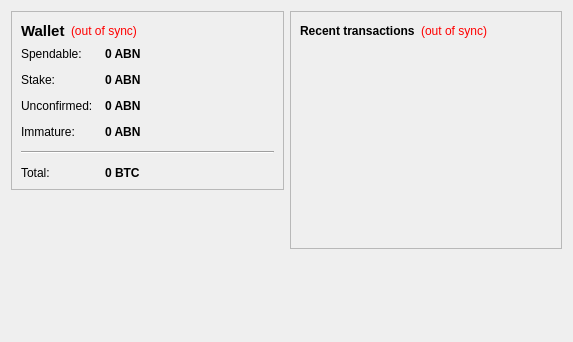
<?xml version="1.0" encoding="UTF-8"?>
<ui version="4.0">
 <class>OverviewPage</class>
 <widget class="QWidget" name="OverviewPage">
  <property name="geometry">
   <rect>
    <x>0</x>
    <y>0</y>
    <width>573</width>
    <height>342</height>
   </rect>
  </property>
  <property name="windowTitle">
   <string>Form</string>
  </property>
  <layout class="QHBoxLayout" name="horizontalLayout" stretch="1,1">
   <item>
    <layout class="QVBoxLayout" name="verticalLayout_2">
     <item>
      <widget class="QFrame" name="frame">
       <property name="frameShape">
        <enum>QFrame::StyledPanel</enum>
       </property>
       <property name="frameShadow">
        <enum>QFrame::Raised</enum>
       </property>
       <layout class="QVBoxLayout" name="verticalLayout_4">
        <item>
         <layout class="QHBoxLayout" name="horizontalLayout_4">
          <item>
           <widget class="QLabel" name="label_5">
            <property name="font">
             <font>
              <pointsize>11</pointsize>
              <weight>75</weight>
              <bold>true</bold>
             </font>
            </property>
            <property name="text">
             <string>Wallet</string>
            </property>
           </widget>
          </item>
          <item>
           <widget class="QLabel" name="labelWalletStatus">
            <property name="toolTip">
             <string>The displayed information may be out of date. Your wallet automatically synchronizes with the Abncoin network after a connection is established, but this process has not completed yet.</string>
            </property>
            <property name="styleSheet">
             <string notr="true">QLabel { color: red; }</string>
            </property>
            <property name="text">
             <string notr="true">(out of sync)</string>
            </property>
            <property name="alignment">
             <set>Qt::AlignLeading|Qt::AlignLeft|Qt::AlignVCenter</set>
            </property>
           </widget>
          </item>
          <item>
           <spacer name="horizontalSpacer_2">
            <property name="orientation">
             <enum>Qt::Horizontal</enum>
            </property>
            <property name="sizeHint" stdset="0">
             <size>
              <width>40</width>
              <height>20</height>
             </size>
            </property>
           </spacer>
          </item>
         </layout>
        </item>
        <item>
         <layout class="QFormLayout" name="formLayout_2">
          <property name="fieldGrowthPolicy">
           <enum>QFormLayout::AllNonFixedFieldsGrow</enum>
          </property>
          <property name="horizontalSpacing">
           <number>12</number>
          </property>
          <property name="verticalSpacing">
           <number>12</number>
          </property>
          <item row="0" column="0">
           <widget class="QLabel" name="label">
            <property name="text">
             <string>Spendable:</string>
            </property>
           </widget>
          </item>
          <item row="0" column="1">
           <widget class="QLabel" name="labelBalance">
            <property name="font">
             <font>
              <weight>75</weight>
              <bold>true</bold>
             </font>
            </property>
            <property name="cursor">
             <cursorShape>IBeamCursor</cursorShape>
            </property>
            <property name="toolTip">
             <string>Your current spendable balance</string>
            </property>
            <property name="text">
             <string notr="true">0 ABN</string>
            </property>
            <property name="textInteractionFlags">
             <set>Qt::LinksAccessibleByMouse|Qt::TextSelectableByKeyboard|Qt::TextSelectableByMouse</set>
            </property>
           </widget>
          </item>
          <item row="1" column="0">
           <widget class="QLabel" name="label_6">
            <property name="text">
             <string>Stake:</string>
            </property>
           </widget>
          </item>
          <item row="1" column="1">
           <widget class="QLabel" name="labelStake">
            <property name="font">
             <font>
              <weight>75</weight>
              <bold>true</bold>
             </font>
            </property>
            <property name="cursor">
             <cursorShape>IBeamCursor</cursorShape>
            </property>
            <property name="toolTip">
             <string>Total of coins that was staked, and do not yet count toward the current balance</string>
            </property>
            <property name="text">
             <string notr="true">0 ABN</string>
            </property>
            <property name="textInteractionFlags">
             <set>Qt::LinksAccessibleByMouse|Qt::TextSelectableByKeyboard|Qt::TextSelectableByMouse</set>
            </property>
           </widget>
          </item>
          <item row="2" column="0">
           <widget class="QLabel" name="label_3">
            <property name="text">
             <string>Unconfirmed:</string>
            </property>
           </widget>
          </item>
          <item row="2" column="1">
           <widget class="QLabel" name="labelUnconfirmed">
            <property name="font">
             <font>
              <weight>75</weight>
              <bold>true</bold>
             </font>
            </property>
            <property name="cursor">
             <cursorShape>IBeamCursor</cursorShape>
            </property>
            <property name="toolTip">
             <string>Total of transactions that have yet to be confirmed, and do not yet count toward the current balance</string>
            </property>
            <property name="text">
             <string notr="true">0 ABN</string>
            </property>
            <property name="textInteractionFlags">
             <set>Qt::LinksAccessibleByMouse|Qt::TextSelectableByKeyboard|Qt::TextSelectableByMouse</set>
            </property>
           </widget>
          </item>
          <item row="3" column="0">
           <widget class="QLabel" name="labelImmatureText">
            <property name="text">
             <string>Immature:</string>
            </property>
           </widget>
          </item>
          <item row="3" column="1">
           <widget class="QLabel" name="labelImmature">
            <property name="font">
             <font>
              <weight>75</weight>
              <bold>true</bold>
             </font>
            </property>
            <property name="toolTip">
             <string>Mined balance that has not yet matured</string>
            </property>
            <property name="text">
             <string notr="true">0 ABN</string>
            </property>
            <property name="textInteractionFlags">
             <set>Qt::LinksAccessibleByMouse|Qt::TextSelectableByKeyboard|Qt::TextSelectableByMouse</set>
            </property>
           </widget>
          </item>
          <item row="4" column="0" colspan="2">
           <widget class="Line" name="line">
            <property name="orientation">
             <enum>Qt::Horizontal</enum>
            </property>
           </widget>
          </item>
          <item row="5" column="0">
           <widget class="QLabel" name="labelTotalText">
            <property name="text">
             <string>Total:</string>
            </property>
           </widget>
          </item>
          <item row="5" column="1">
           <widget class="QLabel" name="labelTotal">
            <property name="font">
             <font>
              <weight>75</weight>
              <bold>true</bold>
             </font>
            </property>
            <property name="cursor">
             <cursorShape>IBeamCursor</cursorShape>
            </property>
            <property name="toolTip">
             <string>Your current total balance</string>
            </property>
            <property name="text">
             <string notr="true">0 BTC</string>
            </property>
            <property name="textInteractionFlags">
             <set>Qt::LinksAccessibleByMouse|Qt::TextSelectableByKeyboard|Qt::TextSelectableByMouse</set>
            </property>
           </widget>
          </item>
         </layout>
        </item>
       </layout>
      </widget>
     </item>
     <item>
      <spacer name="verticalSpacer">
       <property name="orientation">
        <enum>Qt::Vertical</enum>
       </property>
       <property name="sizeHint" stdset="0">
        <size>
         <width>20</width>
         <height>40</height>
        </size>
       </property>
      </spacer>
     </item>
    </layout>
   </item>
   <item>
    <layout class="QVBoxLayout" name="verticalLayout_3">
     <item>
      <widget class="QFrame" name="frame_2">
       <property name="frameShape">
        <enum>QFrame::StyledPanel</enum>
       </property>
       <property name="frameShadow">
        <enum>QFrame::Raised</enum>
       </property>
       <layout class="QVBoxLayout" name="verticalLayout">
        <item>
         <layout class="QHBoxLayout" name="horizontalLayout_2">
          <item>
           <widget class="QLabel" name="label_4">
            <property name="text">
             <string>&lt;b&gt;Recent transactions&lt;/b&gt;</string>
            </property>
           </widget>
          </item>
          <item>
           <widget class="QLabel" name="labelTransactionsStatus">
            <property name="toolTip">
             <string>The displayed information may be out of date. Your wallet automatically synchronizes with the Abncoin network after a connection is established, but this process has not completed yet.</string>
            </property>
            <property name="styleSheet">
             <string notr="true">QLabel { color: red; }</string>
            </property>
            <property name="text">
             <string notr="true">(out of sync)</string>
            </property>
            <property name="alignment">
             <set>Qt::AlignRight|Qt::AlignTrailing|Qt::AlignVCenter</set>
            </property>
           </widget>
          </item>
          <item>
           <spacer name="horizontalSpacer">
            <property name="orientation">
             <enum>Qt::Horizontal</enum>
            </property>
            <property name="sizeHint" stdset="0">
             <size>
              <width>40</width>
              <height>20</height>
             </size>
            </property>
           </spacer>
          </item>
         </layout>
        </item>
        <item>
         <widget class="QListView" name="listTransactions">
          <property name="styleSheet">
           <string notr="true">QListView { background: transparent; }</string>
          </property>
          <property name="frameShape">
           <enum>QFrame::NoFrame</enum>
          </property>
          <property name="verticalScrollBarPolicy">
           <enum>Qt::ScrollBarAlwaysOff</enum>
          </property>
          <property name="horizontalScrollBarPolicy">
           <enum>Qt::ScrollBarAlwaysOff</enum>
          </property>
          <property name="selectionMode">
           <enum>QAbstractItemView::NoSelection</enum>
          </property>
         </widget>
        </item>
       </layout>
      </widget>
     </item>
     <item>
      <spacer name="verticalSpacer_2">
       <property name="orientation">
        <enum>Qt::Vertical</enum>
       </property>
       <property name="sizeHint" stdset="0">
        <size>
         <width>20</width>
         <height>40</height>
        </size>
       </property>
      </spacer>
     </item>
    </layout>
   </item>
  </layout>
 </widget>
 <resources/>
 <connections/>
</ui>
